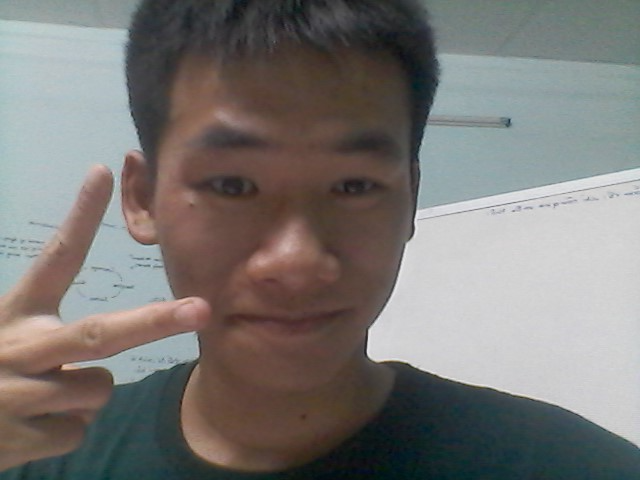
%> input picture Chap2 Spatial Filters/huy.png, 640 x 480 px
$ octave Chap2_Bai10_SaltPepper.m   (GNU Octave 9; MATLAB toolbox functions it lacks are replaced by stand-ins)
%> lines starting %> are read from the running program, lines starting %| are printed output that depends on the picture
%Bai 10. Cho I la anh xam, nhieu muoi tieu (salt&pepper noise) voi ti le p = 0.1 vao anh I,
%thu dc anh I1. Goi H = 1/16[1 2 1; 2 4 2; 1 2 1]
%a, Loc I1 bang H. Hien thi ket qua va so sanh vs I
%b, Dung bo loc Median, kich thuoc 3x3 de loc anh I1. Hien thi ket qua
%c, Thay doi p cua nhieu muoi tieu, p = 0.4. Lam lai cau b. Nhan xet ket
%qua. Neu ket qua ko tot, de xuat cach xu ly
% p = ti le nhieu xuat hien trong anh

im = im2gray(imread('huy.png'));
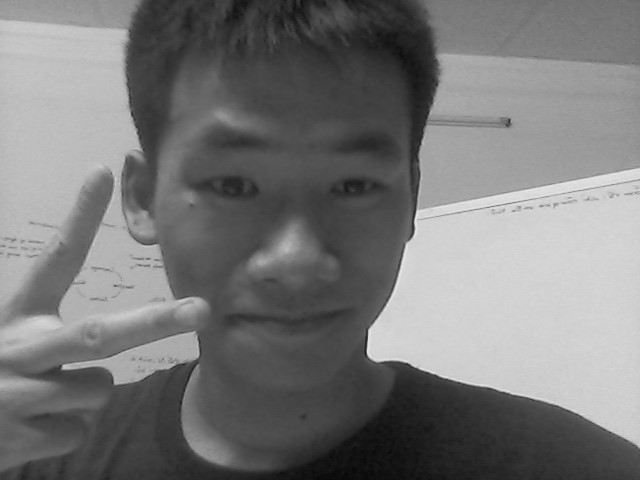
%> im: size 480x640 uint8; min 8, max 232, mean 120.1

i1 = imnoise(im, 'salt & pepper', 0.1);
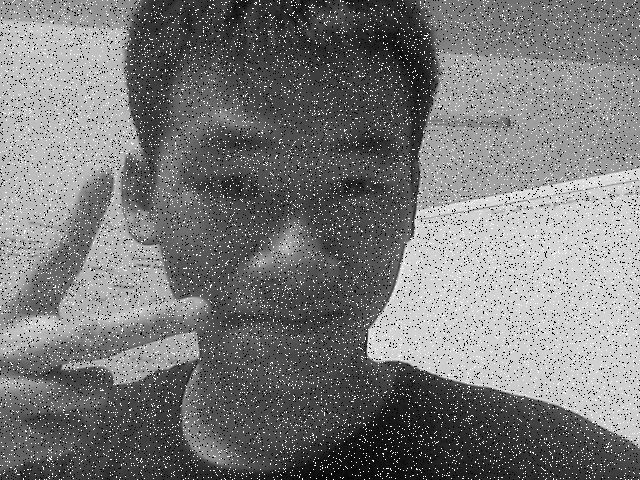
%> i1: size 480x640 uint8; min 0, max 255, mean 120.9

H_filter = (1/16*[1 2 1; 2 4 2; 1 2 1]); %Low-pass filter

y1 = uint8(conv2(double(i1), double(H_filter),'same'));
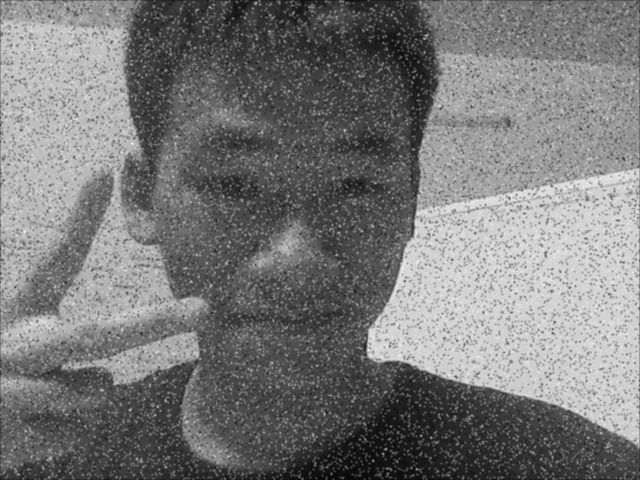
%> y1: size 480x640 uint8; min 6, max 238, mean 120.7

figure;

subplot(221); imshow(im); title('Origin Img');

subplot(222); imshow(i1); title('SaltPepper Img');

subplot(223); imshow(uint8(y1)); title('Gaussian Fitler');

medFiltImg = medfilt2(i1,[3,3]);

subplot(224); imshow(medFiltImg); title('After Median Filter');
% Median filter work better when dealing with saltpepper noise !!!

% What if there are more saltpepper in img (p = 0.4)
% there're 2 way = increase the filter size and/or filter
% the noise img more many times

i2 = imnoise(im, 'salt & pepper', 0.4);
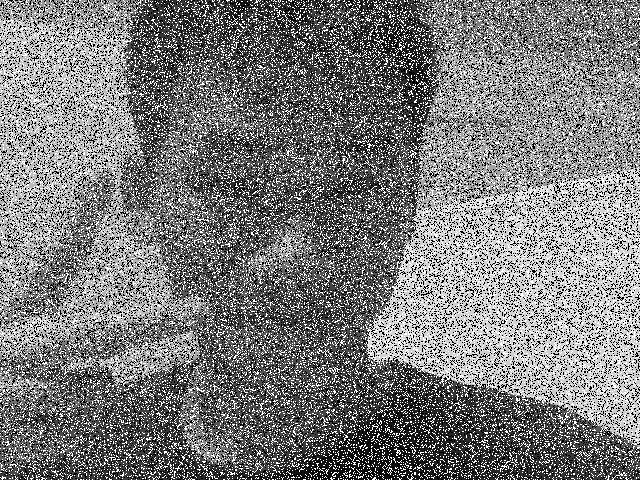
%> i2: size 480x640 uint8; min 0, max 255, mean 123.2

figure;

subplot(231); imshow(i2); title('p = 0.4 saltpepper')

% the first filter should not too big ([3x3] is enough)
% or else it will make the img look broken (I TRIED)
oneTime = medfilt2(i2, [3,3]);
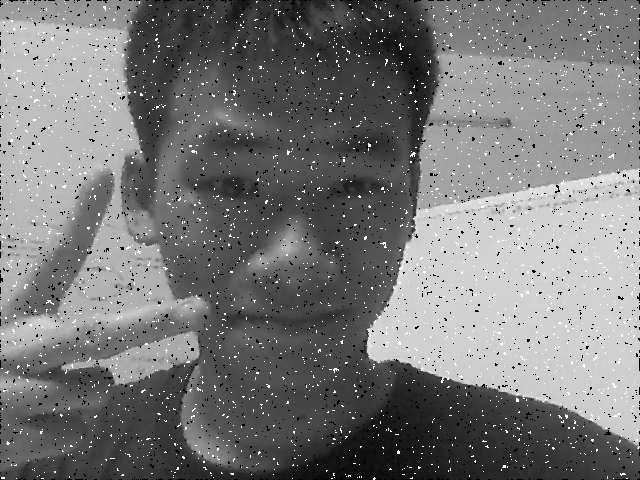
%> oneTime: size 480x640 uint8; min 0, max 255, mean 120.3
subplot(232); imshow(oneTime); title('Median Filter 3x3');

twoTime = medfilt2(oneTime, [5,5]);
subplot(233); imshow(twoTime); title('Median Filter 3x3');

threeTime = medfilt2(twoTime, [5,5]);
subplot(234); imshow(threeTime); title('Median filter 5x5');

fourTime = uint8(conv2(threeTime, H_filter,'same'));
subplot(235); imshow(fourTime); title('Gaussian filter');

subplot(236); imshow(im); title('Origin img');


figure;
imshowpair(im,fourTime,'diff');
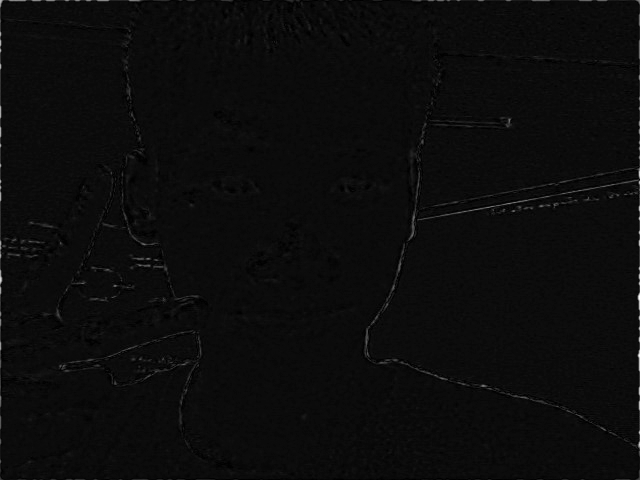
%> displayed picture: size 480x640, on the screen's scale of 0 to 255; min 0, max 255, mean 11.8

$ run again, with Chap2 Spatial Filters/SaltPepperNoise_MedianFilter.png copied over Chap2 Spatial Filters/huy.png
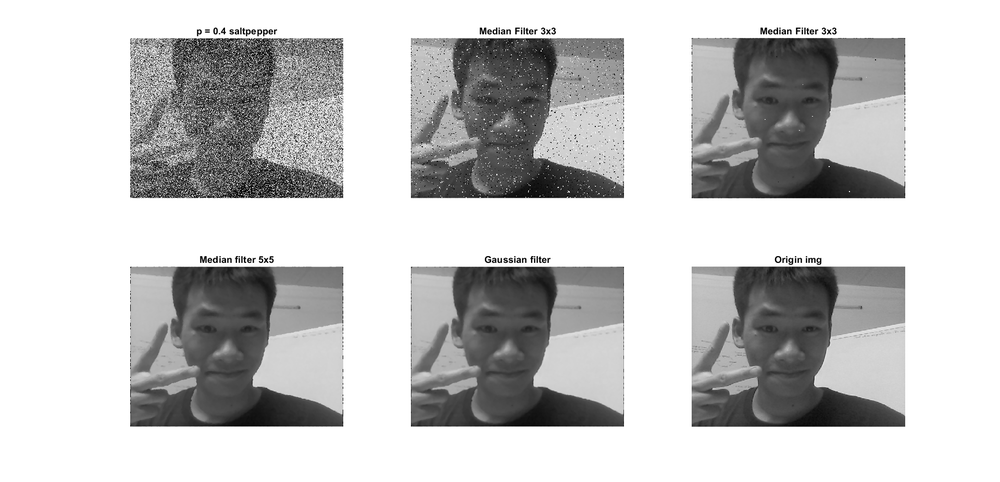
%> input picture Chap2 Spatial Filters/SaltPepperNoise_MedianFilter.png, 1000 x 482 px, shrunk from 1920 x 926 before the run
%> `i2 = imnoise(im, 'salt & pepper', 0.4);`:
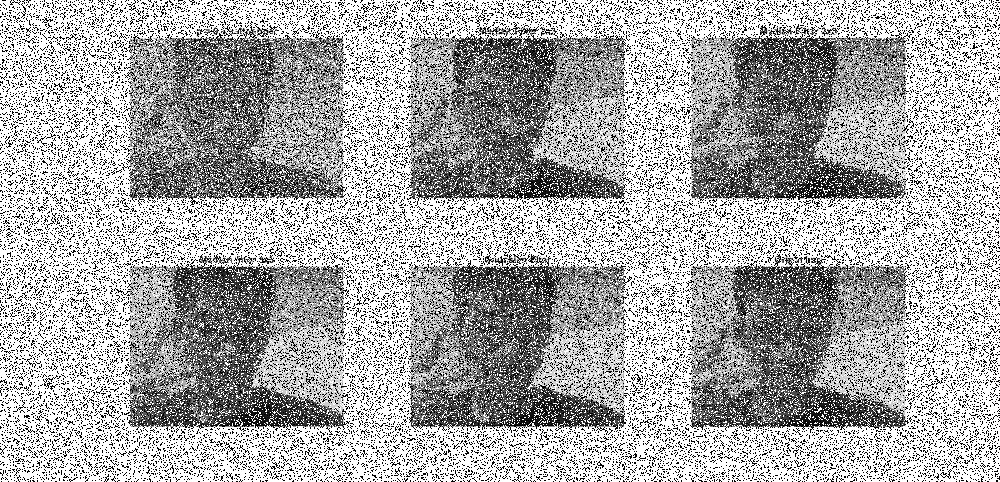
%> i2: size 482x1000 uint8; min 0, max 255, mean 169.2
%> `imshowpair(im,fourTime,'diff');`:
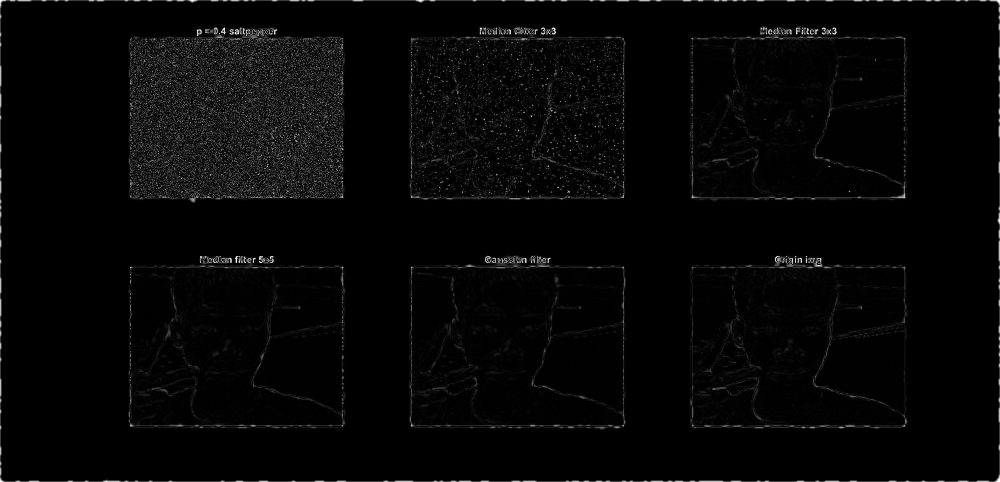
%> displayed picture: size 482x1000, on the screen's scale of 0 to 255; min 0, max 255, mean 5.9
